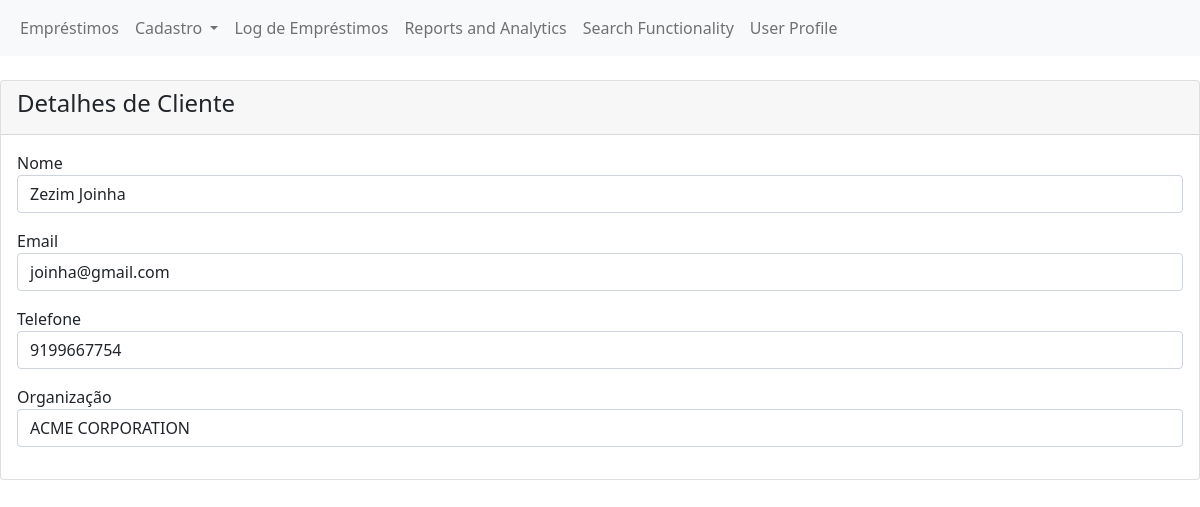
The app's page /dashboard/operations/client/view_borrower.php?id=1 with its own data.
### tables this page shows
CREATE TABLE `borrowers` (
  `id` int(11) NOT NULL,
  `name` varchar(100) NOT NULL,
  `email` varchar(100) DEFAULT NULL,
  `phone` varchar(20) DEFAULT NULL,
  `organization_id` int(11) DEFAULT NULL
);

CREATE TABLE `organization` (
  `id` int(11) NOT NULL,
  `name` varchar(100) NOT NULL,
  `acronym` varchar(15) DEFAULT NULL
);

### dashboard/operations/client/view_borrower.php (the view, shortened to what this page needs)
<!DOCTYPE html>
<html lang="en">
<head>
    <link href="https://cdn.jsdelivr.net/npm/bootstrap@5.1.3/dist/css/bootstrap.min.css" rel="stylesheet">
</head>
<body>
    <nav class="navbar navbar-expand-lg navbar-light bg-light">
        <div class="container-fluid">
            <div class="collapse navbar-collapse" id="navbarNavAltMarkup">
            <div class="navbar-nav">
                <a class="nav-link" href="../../transations/manage_borrow.php">Empréstimos</a>
                <div class="nav-item dropdown">
                    <a class="nav-link dropdown-toggle" href="#" id="cadastroDropdown" role="button" data-bs-toggle="dropdown" aria-expanded="false">
                        Cadastro
                    </a>
                </div>
                <a class="nav-link" href="#">Log de Empréstimos</a>
                <a class="nav-link" href="#">Reports and Analytics</a>
                <a class="nav-link" href="#">Search Functionality</a>
                <a class="nav-link" href="#">User Profile</a>
            </div>
            </div>
        </div>
    </nav>
    <div class="row">
        <div class="col-md-12">
            <div class="card mt-4">
                <div class="card-header">
                    <h4>Detalhes de Cliente</h4>
                </div>
                <?php
                if (isset($_GET['id'])) {
                    include_once '../../../db/database.php';
                    $sql_query = "SELECT borrowers.*, organization.name AS organization_name FROM borrowers
                                    INNER JOIN organization ON borrowers.organization_id = organization.id
                                    WHERE borrowers.id = " . $_GET['id'];
                    $result_set = mysqli_query($conn, $sql_query);
                    $fetched_row = mysqli_fetch_array($result_set);
                }
                ?>
                <div class="card-body">
                    <form>
                        <div class="form-group mb-3">
                            <label for="">Nome</label>
                            <p class="form-control">
                                <?= $fetched_row['name']; ?>
                            </p>
                        </div>
                        <div class="form-group mb-3">
                            <label for="">Email</label>
                            <p class="form-control">
                                <?= $fetched_row['email']; ?>
                            </p>
                        </div>
                        <div class="form-group mb-3">
                            <label for="">Telefone</label>
                            <p class="form-control">
                                <?= $fetched_row['phone']; ?>
                            </p>
                        </div>
                        <div class="form-group mb-3">
                            <label for="">Organização</label>
                            <p class="form-control">
                                <?= $fetched_row['organization_name']; ?>
                            </p>
                        </div>
                    </form>
                </div>
            </div>
        </div>
    </div>
</body>
</html>

### records on screen
borrowers: name "Zezim Joinha", email "joinha@gmail.com", phone "9199667754", organization.name "ACME CORPORATION"
